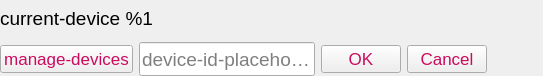
<?xml version="1.0" encoding="UTF-8"?>
<ui version="4.0">
 <class>DeviceWidget</class>
 <widget class="QWidget" name="DeviceWidget">
  <property name="geometry">
   <rect>
    <x>0</x>
    <y>0</y>
    <width>543</width>
    <height>76</height>
   </rect>
  </property>
  <property name="windowTitle">
   <string>Form</string>
  </property>
  <property name="styleSheet">
   <string notr="true">QLabel { font-size: 14pt; }</string>
  </property>
  <layout class="QGridLayout" name="gridLayout">
   <property name="leftMargin">
    <number>0</number>
   </property>
   <property name="topMargin">
    <number>0</number>
   </property>
   <property name="rightMargin">
    <number>0</number>
   </property>
   <property name="bottomMargin">
    <number>0</number>
   </property>
   <item row="0" column="0">
    <widget class="QLabel" name="device_info">
     <property name="text">
      <string>current-device %1</string>
     </property>
    </widget>
   </item>
   <item row="1" column="0">
    <layout class="QHBoxLayout" name="horizontalLayout_6">
     <item>
      <widget class="QPushButton" name="manageDevices">
       <property name="sizePolicy">
        <sizepolicy hsizetype="Maximum" vsizetype="Maximum">
         <horstretch>0</horstretch>
         <verstretch>0</verstretch>
        </sizepolicy>
       </property>
       <property name="minimumSize">
        <size>
         <width>0</width>
         <height>0</height>
        </size>
       </property>
       <property name="styleSheet">
        <string notr="true">QWidget {
	border: 0.05em solid #CA0B5E;
	border-radius: 0.25em;
	color: #CA0B5E;
	padding: 0.5em;
	font-size: 13pt;
	outline: none;
}
QWidget:focus {
	border: 0.1em solid #CA0B5E;
}
QWidget:hover {
	background-color: rgba(202,11,94,0.8);
	color: white;
}
QWidget:disabled {
	color: grey;
	border-color: grey;
}
</string>
       </property>
       <property name="text">
        <string>manage-devices</string>
       </property>
      </widget>
     </item>
     <item>
      <widget class="QLineEdit" name="deviceIdInput">
       <property name="enabled">
        <bool>true</bool>
       </property>
       <property name="sizePolicy">
        <sizepolicy hsizetype="Fixed" vsizetype="Fixed">
         <horstretch>0</horstretch>
         <verstretch>0</verstretch>
        </sizepolicy>
       </property>
       <property name="minimumSize">
        <size>
         <width>150</width>
         <height>34</height>
        </size>
       </property>
       <property name="baseSize">
        <size>
         <width>0</width>
         <height>0</height>
        </size>
       </property>
       <property name="styleSheet">
        <string notr="true">QLineEdit {
	border: 0.05em solid black;
	border-radius: 0.25em;
	padding: 0.25em;
	font-size: 14pt;
	outline: none;
}
QLineEdit:focus {
	border: 0.05em solid #CA0B5E;
}
QLineEdit[error=true] {
	color: black;
	background-color: rgb(255, 230, 230);
}</string>
       </property>
       <property name="placeholderText">
        <string>device-id-placeholder</string>
       </property>
      </widget>
     </item>
     <item>
      <widget class="QPushButton" name="deviceOk">
       <property name="styleSheet">
        <string notr="true">QWidget {
	border: 0.05em solid #CA0B5E;
	border-radius: 0.25em;
	color: #CA0B5E;
	padding: 0.5em;
	font-size: 13pt;
	outline: none;
}
QWidget:focus {
	border: 0.1em solid #CA0B5E;
}
QWidget:hover {
	background-color: rgba(202,11,94,0.8);
	color: white;
}
QWidget:disabled {
	color: grey;
	border-color: grey;
}
</string>
       </property>
       <property name="text">
        <string>OK</string>
       </property>
      </widget>
     </item>
     <item>
      <widget class="QPushButton" name="deviceCancel">
       <property name="styleSheet">
        <string notr="true">QWidget {
	border: 0.05em solid #CA0B5E;
	border-radius: 0.25em;
	color: #CA0B5E;
	padding: 0.5em;
	font-size: 13pt;
	outline: none;
}
QWidget:focus {
	border: 0.1em solid #CA0B5E;
}
QWidget:hover {
	background-color: rgba(202,11,94,0.8);
	color: white;
}
QWidget:disabled {
	color: grey;
	border-color: grey;
}
</string>
       </property>
       <property name="text">
        <string>Cancel</string>
       </property>
      </widget>
     </item>
     <item>
      <spacer name="horizontalSpacer_5">
       <property name="orientation">
        <enum>Qt::Horizontal</enum>
       </property>
       <property name="sizeHint" stdset="0">
        <size>
         <width>40</width>
         <height>20</height>
        </size>
       </property>
      </spacer>
     </item>
    </layout>
   </item>
  </layout>
 </widget>
 <resources/>
 <connections>
  <connection>
   <sender>manageDevices</sender>
   <signal>clicked()</signal>
   <receiver>DeviceWidget</receiver>
   <slot>manageDevices()</slot>
   <hints>
    <hint type="sourcelabel">
     <x>82</x>
     <y>61</y>
    </hint>
    <hint type="destinationlabel">
     <x>291</x>
     <y>49</y>
    </hint>
   </hints>
  </connection>
  <connection>
   <sender>deviceOk</sender>
   <signal>clicked()</signal>
   <receiver>DeviceWidget</receiver>
   <slot>applyDeviceUpdate()</slot>
   <hints>
    <hint type="sourcelabel">
     <x>362</x>
     <y>61</y>
    </hint>
    <hint type="destinationlabel">
     <x>291</x>
     <y>49</y>
    </hint>
   </hints>
  </connection>
  <connection>
   <sender>deviceCancel</sender>
   <signal>clicked()</signal>
   <receiver>DeviceWidget</receiver>
   <slot>cancelDeviceUpdate()</slot>
   <hints>
    <hint type="sourcelabel">
     <x>428</x>
     <y>61</y>
    </hint>
    <hint type="destinationlabel">
     <x>291</x>
     <y>49</y>
    </hint>
   </hints>
  </connection>
 </connections>
 <slots>
  <slot>manageDevices()</slot>
  <slot>applyDeviceUpdate()</slot>
  <slot>cancelDeviceUpdate()</slot>
 </slots>
</ui>
